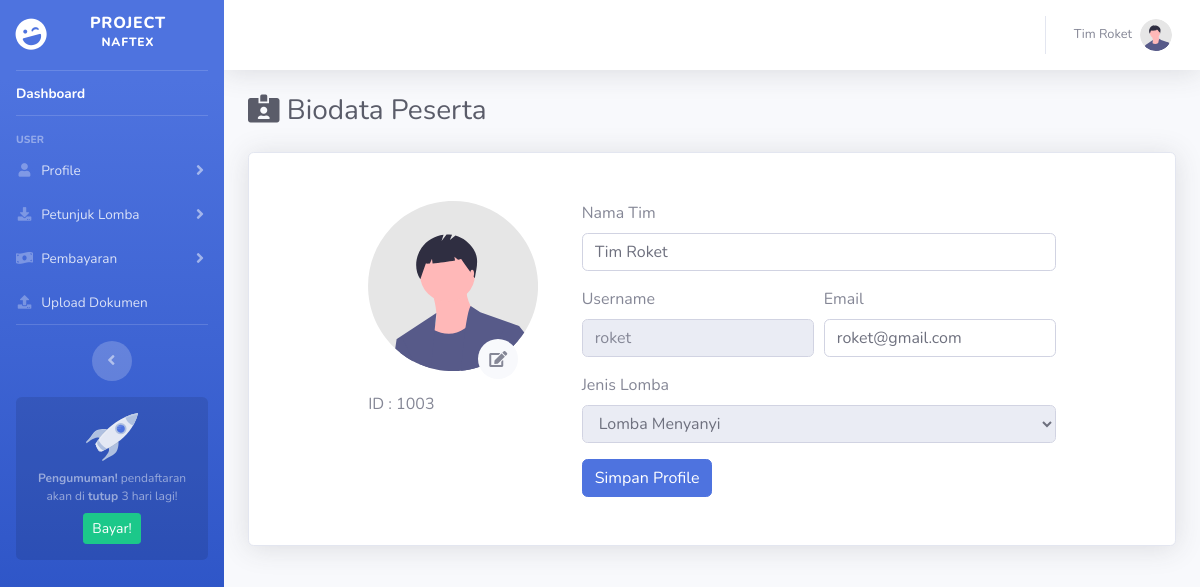
Page /dashboard/bioTim.php (signed in) on the committed database.
### tables this page shows
CREATE TABLE `user` (
  `id_user` int(11) NOT NULL,
  `username` varchar(50) NOT NULL,
  `password` varchar(50) NOT NULL,
  `nama` varchar(50) NOT NULL,
  `email` varchar(50) NOT NULL,
  `level` varchar(50) NOT NULL,
  `foto` varchar(50) NOT NULL,
  `id_lomba` int(11) NOT NULL
);

CREATE TABLE `data_lomba` (
  `id_lomba` int(11) NOT NULL,
  `nama` varchar(50) NOT NULL,
  `harga` varchar(50) NOT NULL,
  `deskripsi2` varchar(50) NOT NULL
);

CREATE TABLE `pembayaran_peserta` (
  `username` varchar(50) NOT NULL,
  `status_bayar` varchar(50) NOT NULL,
  `bukti_transfer` varchar(100) NOT NULL,
  `deskripsi2` varchar(50) NOT NULL
);

### dashboard/include/session.php (called while the page is built, shortened)
<?php
	if (isset($_SESSION['id_user'])) {
		$id_user = $_SESSION['id_user'];
		$query_n = mysqli_query($koneksi, "SELECT `nama` FROM `user` WHERE `id_user`='$id_user'");
	    while($data_n = mysqli_fetch_row($query_n)){
	      $nama = $data_n[0];
	    }
	}
?>

### dashboard/bioTim.php (the view, shortened to what this page needs)
<?php
    include('../koneksi/koneksi.php');
    include('include/session.php');
?>
<!DOCTYPE html>
<html lang="en">
<head>
    <?php include "include/head.php" ?>
</head>
<body id="page-top">
    <div id="wrapper">
        <?php include "include/sidebar.php" ?>
        <div id="content-wrapper" class="d-flex flex-column">
            <div id="content">
                <?php include "include/navbar.php" ?>
                <div class="container-fluid">
                    <h1 class="h3 mb-4 text-gray-800"><i class="fas fa-id-card-alt"></i> Biodata Peserta</h1>
                    <div class="container mt-2 card shadow p-5">
                        <div class="row justify-content-center">
                            <?php
                                $sql_d = "SELECT `nama`,`username`,`email`,`id_lomba`,`foto` FROM `user` WHERE `id_user`='$id_user'";
                                $query_d = mysqli_query($koneksi,$sql_d);
                                while ($data_d = mysqli_fetch_row($query_d)) {
                                    $nama       = $data_d[0];
                                    $username   = $data_d[1];
                                    $email      = $data_d[2];
                                    $id_lomba   = $data_d[3];
                                    $foto       = $data_d[4];
                                }
                            ?>
                            <div class="col-md-3">
                                <?php
                                    if (!empty($foto)) { ?>
                                        <img src="assets/img/foto/<?= $foto ?>" class="rounded-circle" alt="foto-profile" width="170px">
                                    <?php } else { ?>
                                        <img src="assets/img/undraw_profile.svg" alt="foto-profile" width="170px">
                                    <?php }
                                ?>
                                <a href="#" data-toggle="modal" data-target="#editFoto" class="btn btn-circle bg-light" style="margin: -50px 0 0 110px; position: relative; z-index: 1;"><i class="fas fa-edit "></i></a>
                                <h6 class="h6"> ID : <?= "100".$id_user ?></h6>
                            </div>
                            <div class="col-md-7">
                                <form method="post">
                                    <div class="form-group">
                                        <label for="nama">Nama Tim</label>
                                        <input type="text" name="nama" class="form-control" id="inputnama" value="<?= $nama ?>">
                                    </div>
                                    <div class="form-row">
                                        <div class="form-group col-md-6">
                                            <label for="username">Username</label>
                                            <input type="text" class="form-control" id="username" placeholder="<?= $username ?>" disabled>
                                        </div>
                                        <div class="form-group col-md-6">
                                            <label for="email">Email</label>
                                            <input type="text" name="email" class="form-control" id="email" value="<?= $email ?>">
                                        </div>
                                    </div>
                                    <div class="form-group">
                                        <?php
                                            $query_s = mysqli_query($koneksi,"SELECT `status_bayar` FROM `pembayaran_peserta` WHERE `username`='$username'");
                                            while ($data_s = mysqli_fetch_row($query_s)) {$status_bayar   = $data_s[0];}
                                        ?>
                                        <label for="id_lomba">Jenis Lomba</label>
                                        <select class="form-control" id="id_lomba" name="id_lomba" <?php if($status_bayar=="belum"){echo "disabled";} ?>>
                                            <?php
                                                $sql_l = "SELECT `id_lomba`,`nama` FROM `data_lomba` ORDER BY `nama`";
                                                $query_l = mysqli_query($koneksi,$sql_l);
                                                while ($data_l = mysqli_fetch_row($query_l)) {
                                                    $id_l   = $data_l[0];
                                                    $nama_l = $data_l[1];
                                                ?>
                                                <option value="<?= $id_l ?>" <?php if($id_l==$id_lomba){echo "selected";} ?>><?= $nama_l ?></option>
                                                <?php }
                                            ?>
                                        </select>
                                    </div>
                                    <button type="submit" name="submit" class="btn btn-primary">Simpan Profile</button>
                                </form>
                            </div>
                        </div>
                    </div>
                </div>
            </div>
        </div>
    </div>
</body>
</html>

### dashboard/include/navbar.php (shortened to what this page needs)
<nav class="navbar navbar-expand navbar-light bg-white topbar mb-4 static-top shadow">
    <ul class="navbar-nav ml-auto">
        <li class="nav-item dropdown no-arrow">
            <a class="nav-link dropdown-toggle" href="#" id="userDropdown" role="button" data-toggle="dropdown" aria-haspopup="true" aria-expanded="false">
                <span class="mr-2 d-none d-lg-inline text-gray-600 small"><?= $nama ?></span>
                <img class="img-profile rounded-circle" src="assets/img/undraw_profile.svg" />
            </a>
        </li>
    </ul>
</nav>

### dashboard/include/head.php (style rules this page uses)
.nav-item .nav-link { padding-top: 10px !important; padding-bottom: 10px !important }

### rows in the picture
user: nama "Tim Roket", username "roket", email "roket@gmail.com", id_lomba "Lomba Menyanyi"

### other values in the picture
$id_user "3"
